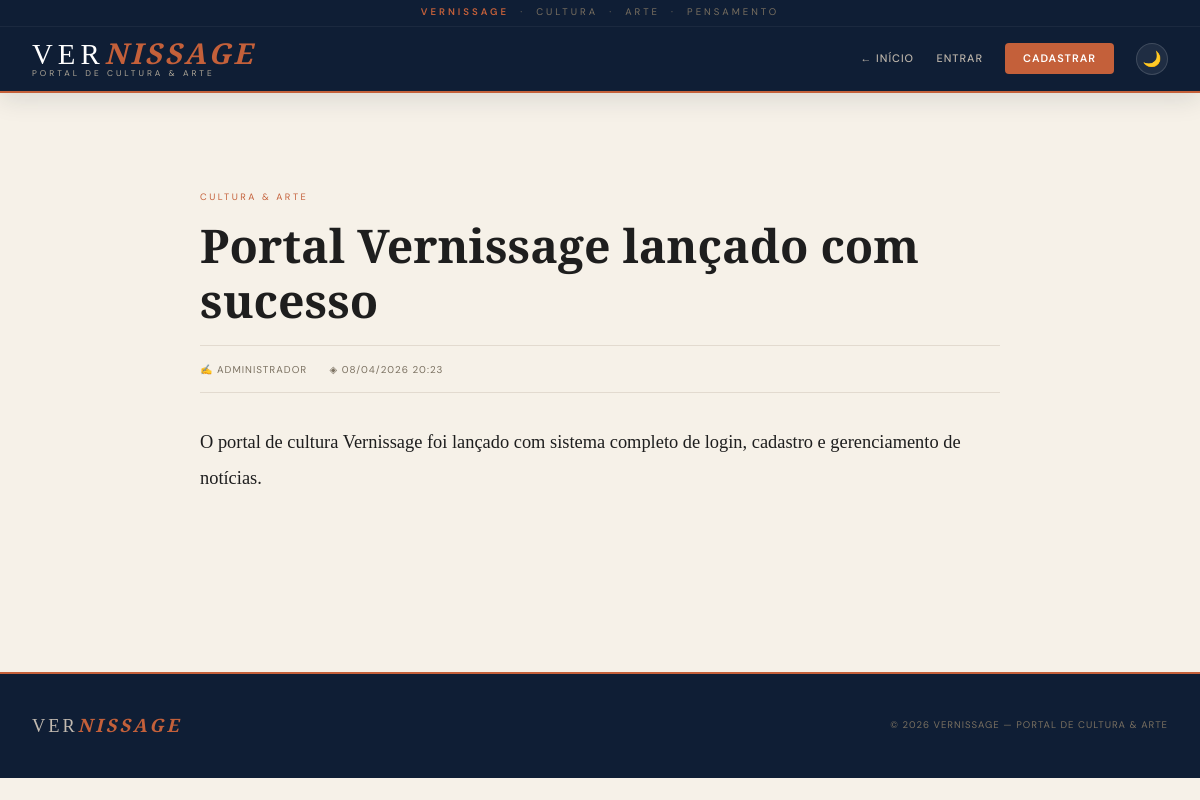
The page /noticia.php?id=1 on the database its author committed.
### tables this page shows
CREATE TABLE noticias (
  id INT AUTO_INCREMENT PRIMARY KEY,
  titulo VARCHAR(255) NOT NULL,
  noticia TEXT NOT NULL,
  data DATETIME DEFAULT CURRENT_TIMESTAMP,
  autor INT NOT NULL,
  imagem VARCHAR(255),
  FOREIGN KEY (autor) REFERENCES usuarios(id)
    ON DELETE CASCADE ON UPDATE CASCADE
);

CREATE TABLE usuarios (
  id INT AUTO_INCREMENT PRIMARY KEY,
  nome VARCHAR(100) NOT NULL,
  email VARCHAR(150) NOT NULL UNIQUE,
  senha VARCHAR(255) NOT NULL,
  tipo ENUM('admin','reporter') NOT NULL DEFAULT 'reporter',
  criado_em DATETIME DEFAULT CURRENT_TIMESTAMP
);

### funcoes.php (called while the page is built, shortened)
<?php
function limpar(string $s): string {
    return htmlspecialchars(trim($s), ENT_QUOTES, 'UTF-8');
}
function dataFmt(string $d): string { return (new DateTime($d))->format('d/m/Y H:i'); }

### noticia.php (the view, shortened to what this page needs)
<?php
require_once 'conexao.php';
require_once 'funcoes.php';
$id = filter_input(INPUT_GET, 'id', FILTER_VALIDATE_INT);
$st = $pdo->prepare("SELECT n.*, u.nome AS autor_nome FROM noticias n INNER JOIN usuarios u ON u.id=n.autor WHERE n.id=?");
$st->execute([$id]);
$n = $st->fetch();
include '_header.php';
?>
<main class="wrap">
    <article class="article-wrap">
        <div class="article-kicker">Cultura &amp; Arte</div>
        <h1><?= limpar($n['titulo']) ?></h1>
        <div class="article-meta">
            <span>✍ <?= limpar($n['autor_nome']) ?></span>
            <span>◈ <?= dataFmt($n['data']) ?></span>
        </div>
        <div class="article-body">
            <?= nl2br(limpar($n['noticia'])) ?>
        </div>
    </article>
</main>
<?php include '_footer.php'; ?>

### css/style.css (style rules this page uses)
:root { --prussian: #1B2A4A; --prussian-deep: #0F1E35; --prussian-mid: #253756; --terra: #C4603A; --terra-lt: #D4784F; --terra-dim: rgba(196,96,58,.12); --bg: #F6F1E8; --bg-alt: #EDE6D5; --bg-card: #FFFFFF; --bg-header: #0F1E35; --txt: #1E1E1E; --txt-2: #3D3D3D; --txt-3: #7A7060; --txt-4: #B0A898; --border: rgba(154,138,118,.22); --border-line: 1px solid var(--border); --serif: 'Cormorant Garamond', Georgia, serif; --body: 'Crimson Pro', Georgia, serif; --sans: 'DM Sans', sans-serif; --sh-sm: 0 2px 10px rgba(15,30,53,.08); --sh-md: 0 6px 24px rgba(15,30,53,.12); --sh-lg: 0 18px 50px rgba(15,30,53,.16); --r: 4px; }
*, *::before, *::after { box-sizing: border-box; margin: 0; padding: 0; }
html { scroll-behavior: smooth; }
body { font-family: var(--body); font-size: 1.05rem; background: var(--bg); color: var(--txt); line-height: 1.75; min-height: 100vh; transition: background .3s, color .3s; }
.wrap { max-width: 1280px; margin: 0 auto; padding: 3rem 2rem; }
.article-wrap { max-width: 800px; margin: 3rem auto; }
.article-kicker { font-family: var(--sans); font-size: .58rem; letter-spacing: 2.5px; text-transform: uppercase; color: var(--terra); margin-bottom: .8rem; }
.article-wrap h1 { font-family: var(--serif); font-size: clamp(1.9rem, 4.5vw, 2.9rem); font-weight: 600; line-height: 1.2; color: var(--txt); margin-bottom: 1rem; }
.article-meta { display: flex; gap: 1.4rem; flex-wrap: wrap; font-family: var(--sans); font-size: .62rem; letter-spacing: 1px; text-transform: uppercase; color: var(--txt-3); border-top: var(--border-line); border-bottom: var(--border-line); padding: .9rem 0; margin-bottom: 2rem; }
.article-body { font-family: var(--body); font-size: 1.15rem; line-height: 1.92; color: var(--txt); }

### rows shown on the page
noticias: titulo "Portal Vernissage lançado com sucesso", autor.nome "ADMINISTRADOR", data "08/04/2026 20:23", noticia "O portal de cultura Vernissage foi lançado com sistema completo de login, cadastro e gerenciamento de notícias."

### other values the page prints
$backLink[1] "INÍCIO"
